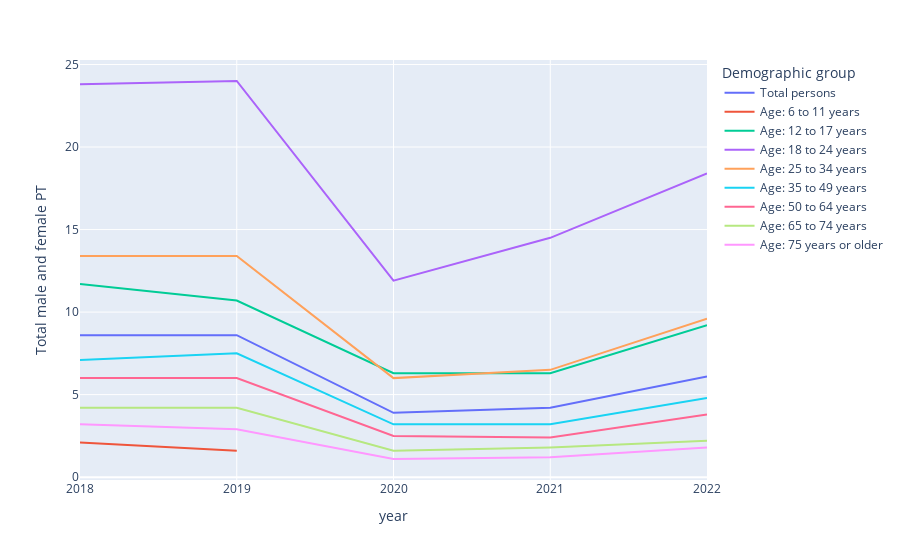

The notebook cell this image was saved under:
### Code cell
px.line(data_frame=df_age, x="year", y="Total male and female PT", color='Demographic group')

### Figure 1 — Plotly figure (JSON) as saved in the notebook; plotly's stock layout.template omitted (floating-point values rounded to 4 significant figures)
{"data": [{"hovertemplate": "Demographic group=Total persons<br>year=%{x}<br>Total male and female PT=%{y}<extra></extra>", "legendgroup": "Total persons", "line": {"color": "#636efa", "dash": "solid"}, "marker": {"symbol": "circle"}, "mode": "lines", "name": "Total persons", "orientation": "v", "showlegend": true, "type": "scatter", "x": ["2018", "2019", "2020", "2021", "2022"], "xaxis": "x", "y": [8.6, 8.6, 3.9, 4.2, 6.1], "yaxis": "y"}, {"hovertemplate": "Demographic group=Age: 6 to 11 years<br>year=%{x}<br>Total male and female PT=%{y}<extra></extra>", "legendgroup": "Age: 6 to 11 years", "line": {"color": "#EF553B", "dash": "solid"}, "marker": {"symbol": "circle"}, "mode": "lines", "name": "Age: 6 to 11 years", "orientation": "v", "showlegend": true, "type": "scatter", "x": ["2018", "2019", "2020", "2021", "2022"], "xaxis": "x", "y": [2.1, 1.6, null, null, 1.6], "yaxis": "y"}, {"hovertemplate": "Demographic group=Age: 12 to 17 years<br>year=%{x}<br>Total male and female PT=%{y}<extra></extra>", "legendgroup": "Age: 12 to 17 years", "line": {"color": "#00cc96", "dash": "solid"}, "marker": {"symbol": "circle"}, "mode": "lines", "name": "Age: 12 to 17 years", "orientation": "v", "showlegend": true, "type": "scatter", "x": ["2018", "2019", "2020", "2021", "2022"], "xaxis": "x", "y": [11.7, 10.7, 6.3, 6.3, 9.2], "yaxis": "y"}, {"hovertemplate": "Demographic group=Age: 18 to 24 years<br>year=%{x}<br>Total male and female PT=%{y}<extra></extra>", "legendgroup": "Age: 18 to 24 years", "line": {"color": "#ab63fa", "dash": "solid"}, "marker": {"symbol": "circle"}, "mode": "lines", "name": "Age: 18 to 24 years", "orientation": "v", "showlegend": true, "type": "scatter", "x": ["2018", "2019", "2020", "2021", "2022"], "xaxis": "x", "y": [23.8, 24, 11.9, 14.5, 18.4], "yaxis": "y"}, {"hovertemplate": "Demographic group=Age: 25 to 34 years<br>year=%{x}<br>Total male and female PT=%{y}<extra></extra>", "legendgroup": "Age: 25 to 34 years", "line": {"color": "#FFA15A", "dash": "solid"}, "marker": {"symbol": "circle"}, "mode": "lines", "name": "Age: 25 to 34 years", "orientation": "v", "showlegend": true, "type": "scatter", "x": ["2018", "2019", "2020", "2021", "2022"], "xaxis": "x", "y": [13.4, 13.4, 6, 6.5, 9.6], "yaxis": "y"}, {"hovertemplate": "Demographic group=Age: 35 to 49 years<br>year=%{x}<br>Total male and female PT=%{y}<extra></extra>", "legendgroup": "Age: 35 to 49 years", "line": {"color": "#19d3f3", "dash": "solid"}, "marker": {"symbol": "circle"}, "mode": "lines", "name": "Age: 35 to 49 years", "orientation": "v", "showlegend": true, "type": "scatter", "x": ["2018", "2019", "2020", "2021", "2022"], "xaxis": "x", "y": [7.1, 7.5, 3.2, 3.2, 4.8], "yaxis": "y"}, {"hovertemplate": "Demographic group=Age: 50 to 64 years<br>year=%{x}<br>Total male and female PT=%{y}<extra></extra>", "legendgroup": "Age: 50 to 64 years", "line": {"color": "#FF6692", "dash": "solid"}, "marker": {"symbol": "circle"}, "mode": "lines", "name": "Age: 50 to 64 years", "orientation": "v", "showlegend": true, "type": "scatter", "x": ["2018", "2019", "2020", "2021", "2022"], "xaxis": "x", "y": [6, 6, 2.5, 2.4, 3.8], "yaxis": "y"}, {"hovertemplate": "Demographic group=Age: 65 to 74 years<br>year=%{x}<br>Total male and female PT=%{y}<extra></extra>", "legendgroup": "Age: 65 to 74 years", "line": {"color": "#B6E880", "dash": "solid"}, "marker": {"symbol": "circle"}, "mode": "lines", "name": "Age: 65 to 74 years", "orientation": "v", "showlegend": true, "type": "scatter", "x": ["2018", "2019", "2020", "2021", "2022"], "xaxis": "x", "y": [4.2, 4.2, 1.6, 1.8, 2.2], "yaxis": "y"}, {"hovertemplate": "Demographic group=Age: 75 years or older<br>year=%{x}<br>Total male and female PT=%{y}<extra></extra>", "legendgroup": "Age: 75 years or older", "line": {"color": "#FF97FF", "dash": "solid"}, "marker": {"symbol": "circle"}, "mode": "lines", "name": "Age: 75 years or older", "orientation": "v", "showlegend": true, "type": "scatter", "x": ["2018", "2019", "2020", "2021", "2022"], "xaxis": "x", "y": [3.2, 2.9, 1.1, 1.2, 1.8], "yaxis": "y"}], "layout": {"legend": {"title": {"text": "Demographic group"}, "tracegroupgap": 0}, "margin": {"t": 60}, "xaxis": {"anchor": "y", "domain": [0, 1], "title": {"text": "year"}}, "yaxis": {"anchor": "x", "domain": [0, 1], "title": {"text": "Total male and female PT"}}}}
